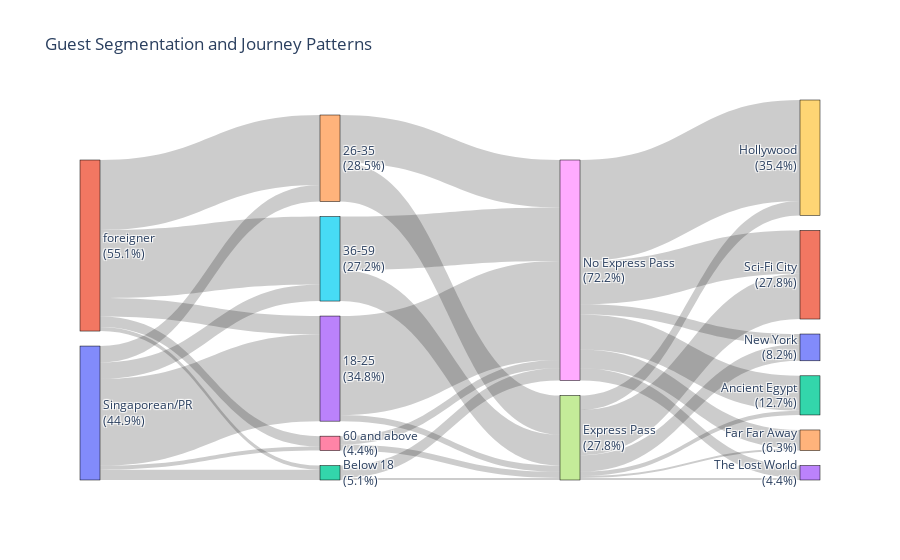

This figure's notebook cell:
### Markdown cell above
Sanakey Diagram <br /> Sg/ Foreigner -> Age demographics -> Express pass or not -> Which zones

### Code cell
import pandas as pd
import plotly.graph_objects as go

# Load the dataset
file_path = r'../data/Updated_Theme_Parks_Survey_Responses 5.csv'
df = pd.read_csv(file_path)

# Define labels for the Sankey diagram (removed Madagascar)
labels = [
    "Singaporean/PR", "Foreigner", 
    "Below 18", "Ages 18-25", "Ages 26-35", "Ages 36-59", "Ages 60 and above", 
    "Express Pass", "No Express Pass", 
    "Hollywood", "New York", "Sci-Fi City", "Ancient Egypt", "The Lost World", "Far Far Away",
    "Roller Coasters", "Water Rides", "Simulators", 
    "Restroom", "Food Stops", "Shopping",
    "Rides", "Restroom / Baby Nursing Room", "Restaurants / Food Stops", "Water Cooler",
    "Seating Zone", "Shelter", "Seasonal Attractions"
]

# Total responses to calculate percentages
total_responses = len(df)

# Prepare flow data
flow_data = {}  # Dictionary to hold source-target counts

# Loop through each guest in the dataframe
for index, row in df.iterrows():
    # 1. Nationality
    nationality_index = 0 if row['Nationality'] == "Singaporean/PR" else 1
    
    # 2. Age Group
    age_index = {
        "Below 18": 2, "18-25": 3, "26-35": 4, "36-59": 5, "60 and above": 6
    }.get(row['Age_Group'], None)
    if age_index is None:
        continue  # Skip if age group is not defined

    # 3. Express Pass Usage
    express_pass_index = 7 if row['express_pass_purchase'] == "Yes" else 8
    
    # 4. Theme Park Zones (identify first visited zone)
    zone_mapping = {
        "Hollywood": 9,
        "New York": 10,
        "Sci-Fi City": 11,
        "Ancient Egypt": 12,
        "The Lost World": 13,
        "Far Far Away": 14,
    }
    
    zone_index = None
    for zone, idx in zone_mapping.items():
        if row[f'Rank the following theme park zones based on the order in which you visited them. [{zone}]'] == "1st":
            zone_index = idx
            break
            
    # If "Madagascar" is selected as the first zone, filter out this row and add a comment
    if "Madagascar" in row[f'Rank the following theme park zones based on the order in which you visited them. [{zone}]']:
        print(f"#zone has closed for row {index}")
        continue  # Skip this iteration if Madagascar was selected
    
    # Ensure zone_index is assigned
    if zone_index is None:
        continue  # Skip this iteration if no zone is found
    
    # 5. First Ride Preference - Removed activities section
    # Skip the activity mapping logic as per the request
    
    # Increment counts for flows
    flows = [
        (nationality_index, age_index),
        (age_index, express_pass_index),
        (express_pass_index, zone_index)
    ]
    
    for source_index, target_index in flows:
        if (source_index, target_index) in flow_data:
            flow_data[(source_index, target_index)] += 1
        else:
            flow_data[(source_index, target_index)] = 1

# Prepare source, target, and values lists for the Sankey diagram
source, target, values = zip(*[(s, t, v) for (s, t), v in flow_data.items()])

# Prepare the labels with percentages
labels_with_percentages = []

# Calculate percentage for Nationality and Age Group
# 1. Nationality percentages
for nationality in ["Singaporean/PR", "foreigner"]:
    nationality_count = df['Nationality'].value_counts().get(nationality, 0)
    nationality_percentage = (nationality_count / total_responses) * 100
    labels_with_percentages.append(f"{nationality}<br>({nationality_percentage:.1f}%)")

# 2. Age Group percentages
age_groups = ["Below 18", "18-25", "26-35", "36-59", "60 and above"]
for age_group in age_groups:
    age_group_count = df['Age_Group'].value_counts().get(age_group, 0)
    age_group_percentage = (age_group_count / total_responses) * 100
    labels_with_percentages.append(f"{age_group}<br>({age_group_percentage:.1f}%)")

# 3. Express Pass percentages
for express_pass in ["Yes", "No"]:
    express_pass_count = df['express_pass_purchase'].value_counts().get(express_pass, 0)
    express_pass_percentage = (express_pass_count / total_responses) * 100
    express_pass_label = "Express Pass" if express_pass == "Yes" else "No Express Pass"
    labels_with_percentages.append(f"{express_pass_label}<br>({express_pass_percentage:.1f}%)")

# 4. Zone percentages (removed Madagascar)
zone_mapping = {
    "Hollywood": "Hollywood", "New York": "New York", "Sci-Fi City": "Sci-Fi City", 
    "Ancient Egypt": "Ancient Egypt", "The Lost World": "The Lost World", "Far Far Away": "Far Far Away",
}
for zone in zone_mapping.values():
    zone_column = f'Rank the following theme park zones based on the order in which you visited them. [{zone}]'
    zone_count = df[zone_column].value_counts().get("1st", 0)
    zone_percentage = (zone_count / total_responses) * 100
    labels_with_percentages.append(f"{zone}<br>({zone_percentage:.1f}%)")

# Create the Sankey diagram
fig = go.Figure(go.Sankey(
    node=dict(
        pad=15, 
        thickness=20,
        line=dict(color="black", width=0.5), 
        label=labels_with_percentages  # Use labels with percentages
    ),
    link=dict(
        source=source, 
        target=target, 
        value=values
    )
))

# Add title and show figure
fig.update_layout(title_text="Guest Segmentation and Journey Patterns", font_size=12)
fig.show()



### to debug last pillar not 100%

### Figure 1 — Plotly figure (JSON) as saved in the notebook; plotly's stock layout.template omitted (floating-point values rounded to 4 significant figures)
{"data": [{"link": {"source": [0, 6, 7, 0, 3, 8, 8, 1, 3, 7, 8, 8, 8, 0, 2, 0, 4, 2, 1, 4, 7, 0, 5, 1, 5, 8, 7, 6, 1, 1, 7, 7], "target": [6, 7, 9, 3, 8, 9, 11, 3, 7, 10, 13, 14, 12, 2, 7, 4, 8, 8, 4, 7, 11, 5, 8, 5, 7, 10, 14, 8, 6, 2, 12, 13], "value": [2, 3, 7, 42, 48, 49, 21, 9, 3, 8, 6, 9, 17, 5, 1, 8, 23, 6, 34, 19, 22, 8, 26, 33, 15, 5, 1, 4, 5, 2, 2, 1]}, "node": {"label": ["Singaporean/PR<br>(44.9%)", "foreigner<br>(55.1%)", "Below 18<br>(5.1%)", "18-25<br>(34.8%)", "26-35<br>(28.5%)", "36-59<br>(27.2%)", "60 and above<br>(4.4%)", "Express Pass<br>(27.8%)", "No Express Pass<br>(72.2%)", "Hollywood<br>(35.4%)", "New York<br>(8.2%)", "Sci-Fi City<br>(27.8%)", "Ancient Egypt<br>(12.7%)", "The Lost World<br>(4.4%)", "Far Far Away<br>(6.3%)"], "line": {"color": "black", "width": 0.5}, "pad": 15, "thickness": 20}, "type": "sankey"}], "layout": {"font": {"size": 12}, "title": {"text": "Guest Segmentation and Journey Patterns"}}}
